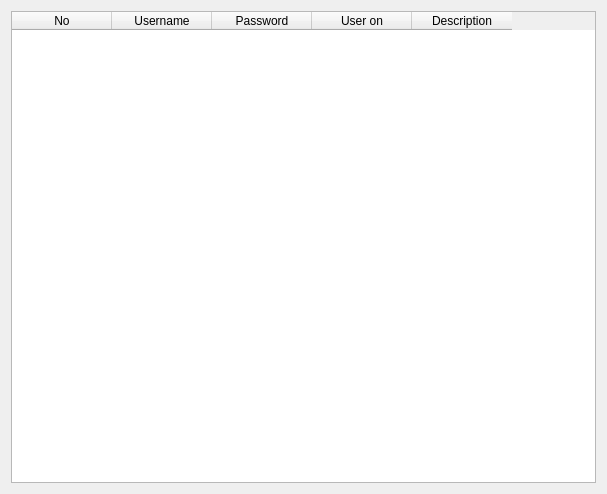
<?xml version="1.0" encoding="UTF-8"?>
<ui version="4.0">
 <class>dataShow</class>
 <widget class="QWidget" name="dataShow">
  <property name="geometry">
   <rect>
    <x>0</x>
    <y>0</y>
    <width>607</width>
    <height>494</height>
   </rect>
  </property>
  <property name="windowTitle">
   <string>Form</string>
  </property>
  <layout class="QGridLayout" name="gridLayout">
   <item row="0" column="0">
    <widget class="QTableWidget" name="tableWidget">
     <column>
      <property name="text">
       <string>No</string>
      </property>
     </column>
     <column>
      <property name="text">
       <string>Username</string>
      </property>
     </column>
     <column>
      <property name="text">
       <string>Password</string>
      </property>
     </column>
     <column>
      <property name="text">
       <string>User on</string>
      </property>
     </column>
     <column>
      <property name="text">
       <string>Description</string>
      </property>
     </column>
    </widget>
   </item>
  </layout>
 </widget>
 <resources/>
 <connections/>
</ui>
